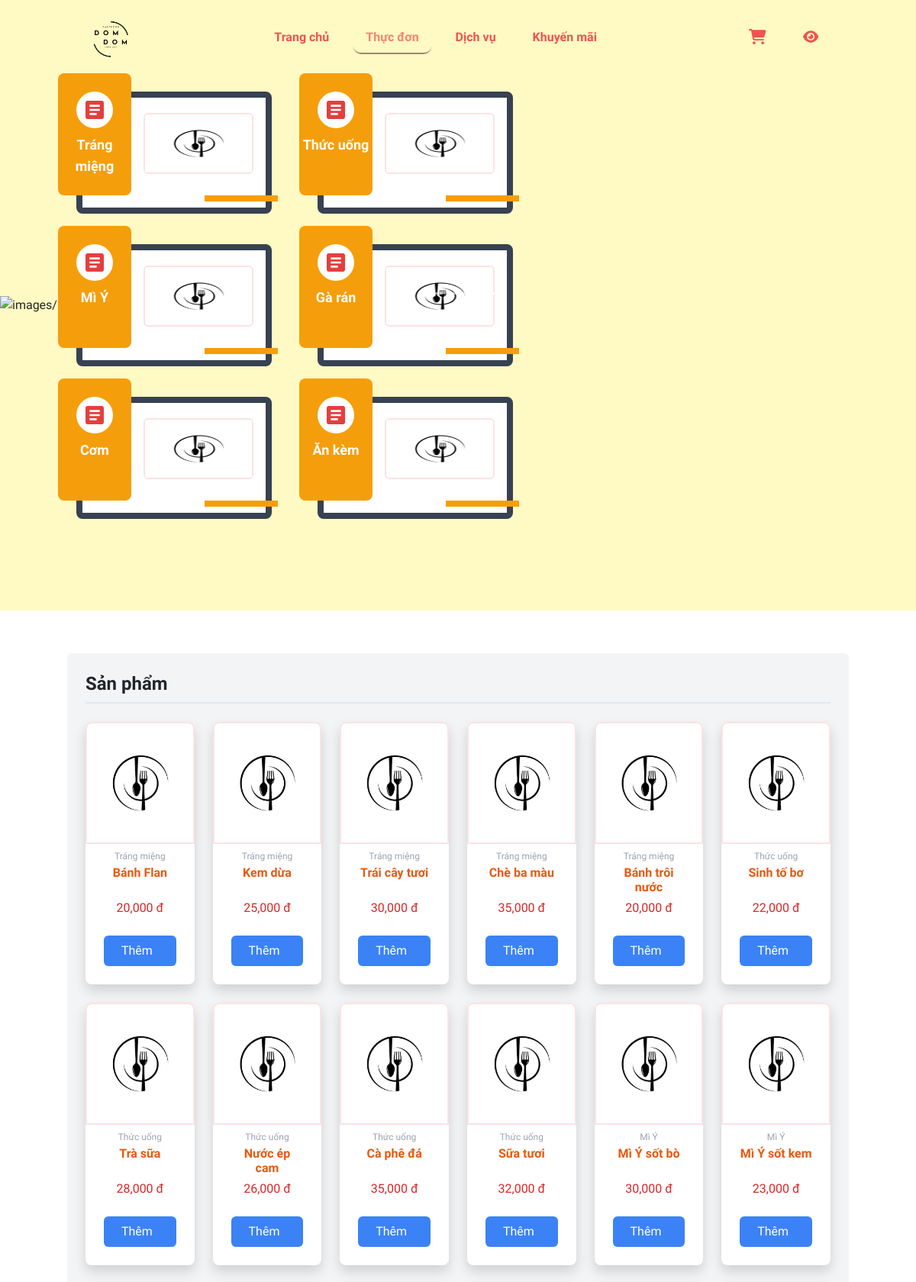
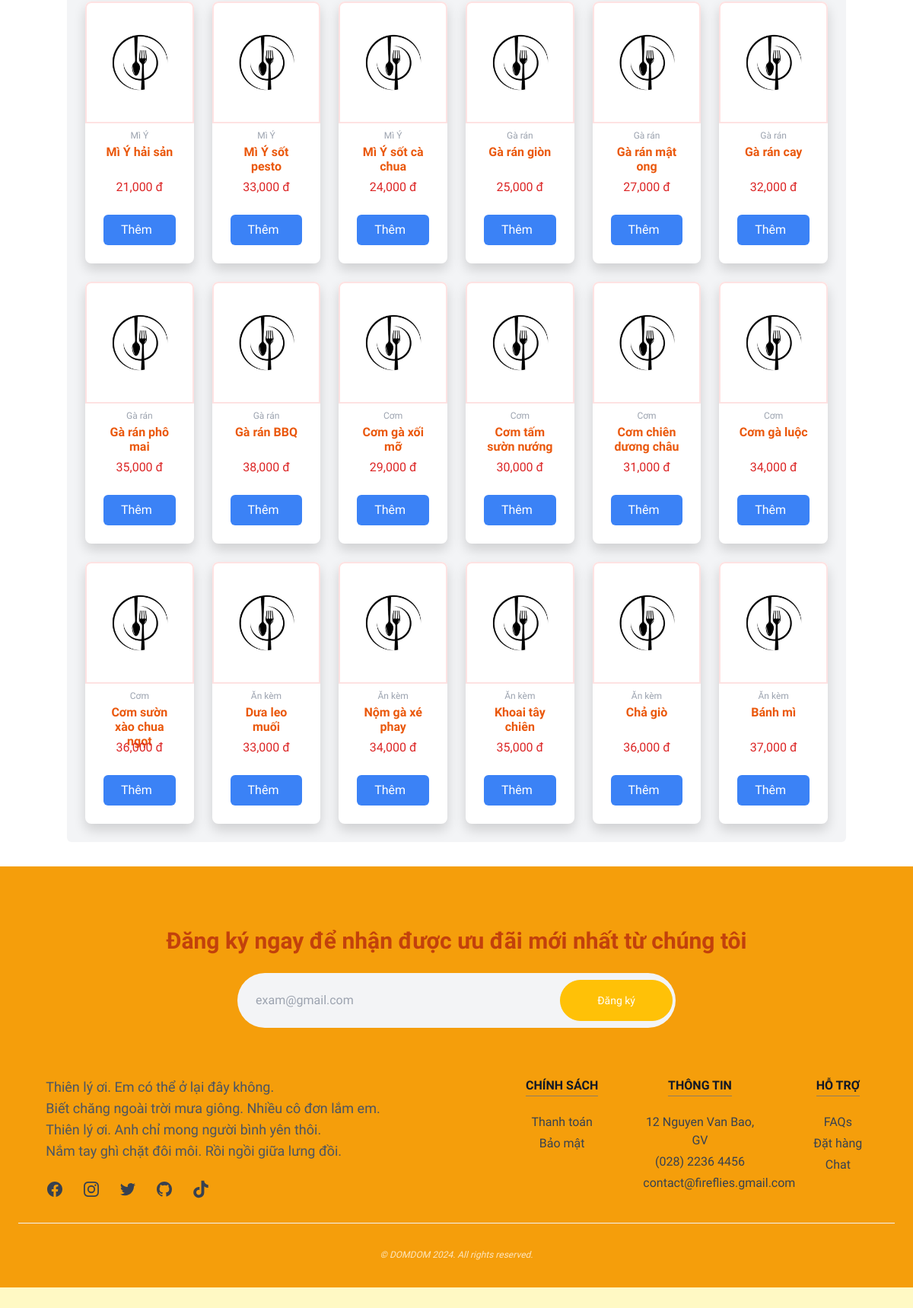
The page /index.php?p=dish on the database its author committed (2 pictures, top to bottom).
### tables this page shows
CREATE TABLE `dish` (
  `dishID` int(11) NOT NULL,
  `dishName` varchar(255) NOT NULL,
  `dishCategory` varchar(100) NOT NULL,
  `price` decimal(11,2) NOT NULL,
  `businessStatus` tinyint(4) NOT NULL DEFAULT 1,
  `availabilityStatus` tinyint(4) NOT NULL DEFAULT 1,
  `description` text DEFAULT NULL,
  `preparationProcess` text DEFAULT NULL,
  `image` varchar(255) DEFAULT NULL
);

### model/mDishes.php (called while the page is built, shortened)
<?php
class mDishes
{
    public function mGetAllCategory()
    {
        $db = new Database;
        $conn = $db->connect();
        $sql = "SELECT * FROM dish GROUP BY dishCategory ORDER BY dishCategory DESC";
        if ($conn != null)
            return $conn->query($sql);
        return 0;
    }
    public function mGetAllDish()
    {
        $db = new Database;
        $conn = $db->connect();
        $sql = "SELECT * FROM dish";
        if ($conn != null)
            return $conn->query($sql);
        return 0;
    }
}

### controller/cDishes.php (called while the page is built, shortened)
<?php
class cDishes extends mDishes
{
    public function cGetAllCategory()
    {
        if ($this->mGetAllCategory() != 0) {
            $result = $this->mGetAllCategory();
            return $result;
        }
        return 0;
    }
    public function cGetAllDish()
    {
        if ($this->mGetAllDish() != 0) {
            $result = $this->mGetAllDish();
            return $result;
        } return 0;
    }
}

### view/page/dish/index.php (the view, shortened to what this page needs)
<section class="py-8 absolute top-16 left-16 w-1/2 h-screen">
    <div class="container mx-auto">
        <div class="grid grid-cols-2 gap-14">
            <?php
            $ctrl = new cDishes;
            if ($ctrl->cGetAllCategory() != 0) {
                $result = $ctrl->cGetAllCategory();
                while ($row = $result->fetch_assoc()) {
                    $img_dish = "images/dish/" . $row["image"];
                    if (!file_exists($img_dish)) {
                        $img_dish = "images/nodish.png";
                    }
                    echo "<div class='relative h-36'>
                    <a href='?p=dish&c=" . $row["dishCategory"] . "#ci'>
                <div class='absolute top-0 left-0 flex items-center w-64 h-40 mt-6 ml-6 bg-white border-8 border-gray-700 border-solid rounded-lg'>
                    <div class='w-1/3 h-40'></div>
                    <div class='w-2/3 h-32 pr-4 md:pt-3'>
                        <img alt='" . $row["dishCategory"] . "' class='w-full h-20 rounded border-2 border-red-100' src='" . $img_dish . "'/>
                    </div>
                </div>
                <div class='absolute top-0 left-0 z-20 w-12 h-12 mt-6 ml-6 bg-white rounded-full'>
                    <svg class='mt-2 ml-2' xmlns='http://www.w3.org/2000/svg' viewBox='0 0 24 24' fill='#e53e3e'
                        width='32px' height='32px'>
                        <path d='M0 0h24v24H0z' fill='none' />
                        <path
                            d='M19 3H5c-1.1 0-2 .9-2 2v14c0 1.1.9 2 2 2h14c1.1 0 2-.9 2-2V5c0-1.1-.9-2-2-2zm-5 14H7v-2h7v2zm3-4H7v-2h10v2zm0-4H7V7h10v2z' />
                    </svg>
                </div>
                <div class='absolute top-0 left-0 z-10 w-24 h-40 py-20 px-auto text-center text-lg text-wrap font-bold text-center text-white bg-amber-500 rounded-lg'>" . $row["dishCategory"] . "</div>
                <div class='absolute top-0 left-0 z-30 w-24 h-2 mt-40 ml-48 bg-amber-500'></div>
                </a>
            </div>";
                }
            }
            ?>
        </div>
    </div>
</section>
<section class="bg-white py-8">
    <div class="container mx-auto mt-4 bg-gray-100 py-4 px-4 rounded-md">
        <nav aria-label="breadcrumb">
            <ol class="breadcrumb text-2xl font-bold mb-4 border-b-2 border-slate-200 pb-2">
                <li class="breadcrumb-item">Sản phẩm</li>
            </ol>
        </nav>
        <div class="grid grid-cols-6 gap-4">
            <?php
            $ctrl = new cDishes;
            if (isset($_GET["c"])) {
                $category = str_replace("%20", " ", $_GET["c"]);
                if ($ctrl->cGetDishByCategory($category) != 0) {
                    $result = $ctrl->cGetDishByCategory($category);
                }
            } else {
                if ($ctrl->cGetAllDish() != 0) {
                    $result = $ctrl->cGetAllDish();
                }
            }
            while ($row = $result->fetch_assoc()) {
                $img_dish = "images/dish/" . $row["image"];
                if (!file_exists($img_dish))
                    $img_dish = "images/nodish.png";
                echo "<div class='w-full bg-white shadow rounded-lg hover:scale-105 transition delay-150'>
                        <a href='index.php?p=dish&i=" . $row["dishID"] . "'>
                    <div class='h-40 w-full bg-gray-200 flex flex-col justify-between p-4 bg-cover bg-center border-2 border-red-100 rounded-t-lg' style='background-image: url(" . $img_dish . ")'>
                    </div>
                    <div class='px-4 pt-2 pb-4 flex flex-col items-center'>
                      <p class='text-gray-400 font-light text-xs text-center'>" . $row["dishCategory"] . "</p>
                      <h1 class='text-orange-600 font-bold text-center h-10 mt-1'>" . $row["dishName"] . "</h1>
                      <p class='text-center text-red-600 mt-1'>" . str_replace(".00", "", number_format($row["price"], "2", ".", ",")) . " đ</p>
                      <button type='submit' class='py-2 px-4 bg-blue-500 text-white rounded hover:bg-blue-600 active:bg-blue-700 disabled:opacity-50 mt-4 w-full flex items-center justify-center'>
                        Thêm
                        <svg
                          xmlns='http://www.w3.org/2000/svg'
                          class='h-6 w-6 ml-2'
                          fill='none'
                          viewBox='0 0 24 24'
                          stroke='currentColor'
                          >
                          <path
                            stroke-linecap='round'
                            stroke-linejoin='round'
                            stroke-width='2'
                            d='M3 3h2l.4 2M7 13h10l4-8H5.4M7 13L5.4 5M7 13l-2.293 2.293c-.63.63-.184 1.707.707 1.707H17m0 0a2 2 0 100 4 2 2 0 000-4zm-8 2a2 2 0 11-4 0 2 2 0 014 0z'
                          />
                        </svg>
                      </button>
                    </div>
                    </a>
                  </div>";
            }
            ?>
        </div>
    </div>
</section>

### view/layout/header.php (shortened to what this page needs)
<!DOCTYPE html>
<html lang="en">
<head>
    <link href="view/css/all.css" rel="stylesheet" />
    <link rel="stylesheet" href="view/css/bootstrap.min.css">
    <link rel="stylesheet" href="view/css/style.css">
    <link rel="stylesheet" href="https://cdn.jsdelivr.net/npm/sweetalert2@11/dist/sweetalert2.min.css">
    <script src="view/js/tailwindcss.js"></script>
</head>
<body style="scroll-behavior: smooth; font-family: 'Playwrite DE Grund', cursive; background-color: var(--third-color);">
    <header class="fixed w-full top-0 z-50">
        <div class="container mx-auto px-6">
            <nav class="navbar navbar-expand-md">
                <a class="" href="index.php"><img src="images/logo-nobg.png" alt="" class="h-16 rounded-full"></a>
                <ul class="nav ml-auto py-4 py-md-0">
                    <li class="nav-item pl-4 pl-md-0 ml-0 ml-md-4">
                        <a class="nav-link" href="index.php" id="home">Trang chủ</a>
                    </li>
                    <li class="nav-item pl-4 pl-md-0 ml-0 ml-md-4">
                        <a class="nav-link dropdown-toggle" href="index.php?p=dish" id="dish">Thực đơn</a>
                    </li>
                    <li class="nav-item pl-4 pl-md-0 ml-0 ml-md-4">
                        <a class="nav-link" href="index.php?p=partypackage" id="partypackage">Dịch vụ</a>
                    </li>
                    <li class="nav-item pl-4 pl-md-0 ml-0 ml-md-4">
                        <a class="nav-link" href="index.php?p=promotion" id="promotion">Khuyến mãi</a>
                    </li>
                </ul>
                <ul class="nav ml-auto py-4 py-md-0">
                    <li class="nav-item pl-4 pl-md-0 ml-0 ml-md-4" data-bs-toggle="modal" data-bs-target="#cartModal" title="Giỏ hàng">
                        <a class="nav-link" href="#" id="cart"><i class="fas fa-shopping-cart text-xl"> </i></a>
                    </li>
                    <li class="nav-item pl-4 pl-md-0 ml-0 ml-md-4" data-bs-toggle="modal" data-bs-target="#followModal" title="Theo dõi đơn hàng">
                        <a class="nav-link" href="#" id="flCart"><i class="fa-solid fa-eye text-lg"></i></a>
                    </li>
                </ul>
            </nav>
        </div>
    </header>
    <div class="banner w-full flex items-center relative">
        <div id="carousel" class="carousel slide w-full" data-bs-ride="carousel">
            <div class="carousel-indicators" id="ci">
                <button type="button" data-bs-target="#carousel" data-bs-slide-to="0" class="active"
                    aria-current="true" aria-label="Slide 1"></button>
                <button type="button" data-bs-target="#carousel" data-bs-slide-to="1" aria-label="Slide 2"></button>
                <button type="button" data-bs-target="#carousel" data-bs-slide-to="2" aria-label="Slide 3"></button>
            </div>
            <div class="carousel-inner">
                <div class="carousel-item">
                </div>
            </div>
        </div>
    </div>

### index.php (shortened to what this page needs)
<?php
require_once("controller/cDishes.php");
include_once("view/layout/header.php");
$p = "";
if ($_REQUEST["p"] != "")
  $p = $_REQUEST["p"];
else
  $p = "home";
if ($p != "home")
  include_once("view/page/" . $p . "/index.php");
else
  include_once("view/page/home/index.php");
include_once("view/layout/footer.php");
?>

### view/layout/footer.php (shortened to what this page needs)
<footer class="pt-12 bottom-0 bg-amber-500 text-white">
    <div class="mx-auto w-full px-4 pb-8 pt-8 sm:px-6 lg:px-8">
        <div class="mx-auto">
            <h3 class="block text-center text-xl font-bold text-orange-700 sm:text-3xl">
                Đăng ký ngay để nhận được ưu đãi mới nhất từ chúng tôi
            </h3>
            <form class="mt-6">
                <div class="relative w-1/2 mx-auto">
                    <input
                        class="w-full rounded-full outline-emerald-300 bg-gray-100 text-gray-500 p-4 pe-32 text-md font-medium"
                        id="email"
                        type="email"
                        placeholder="exam@gmail.com" />
                    <button
                        class="absolute end-1 top-1/2 -translate-y-1/2 rounded-full btn btn-warning px-5 py-3 text-sm font-medium text-white transition">
                        Đăng ký
                    </button>
                </div>
            </form>
        </div>
        <div class="mt-16 grid grid-cols-1 gap-8 lg:grid-cols-2 lg:gap-32">
            <div class="mx-auto max-w-sm lg:max-w-none">
                <p class="text-gray-600 lg:text-left lg:text-lg">
                    Thiên lý ơi.
                    Em có thể ở lại đây không. <br>
                    Biết chăng ngoài trời mưa giông.
                    Nhiều cô đơn lắm em. <br>
                    Thiên lý ơi.
                    Anh chỉ mong người bình yên thôi. <br>
                    Nắm tay ghì chặt đôi môi.
                    Rồi ngồi giữa lưng đồi.
                </p>
                <div class="mt-6 flex gap-4">
                    <a
                        class="text-gray-700 transition hover:text-gray-700/75"
                        href="https://www.facebook.com"
                        target="_blank"
                        rel="noreferrer">
                    </a>
                    <a
                        class="text-gray-700 transition hover:text-gray-700/75"
                        href="https://www.instagram.com"
                        target="_blank"
                        rel="noreferrer">
                    </a>
                    <a
                        class="text-gray-700 transition hover:text-gray-700/75"
                        href="https://www.twitter.com"
                        target="_blank"
                        rel="noreferrer">
                    </a>
                    <a
                        class="text-gray-700 transition hover:text-gray-700/75"
                        href="https://www.github.com"
                        target="_blank"
                        rel="noreferrer">
                    </a>
                    <a
                        class="text-gray-700 transition hover:text-gray-700/75"
                        href="https://www.tiktok.com"
                        target="_blank"
                        rel="noreferrer">
                    </a>
                </div>
            </div>
            <div class="grid grid-cols-1 gap-8 text-center lg:grid-cols-3 lg:text-left">
                <div>
                    <strong class="font-bold border-b border-gray-500/75 pb-1 text-gray-900 uppercase uppercase"> Chính sách </strong>
                    <ul class="mt-6 space-y-1">
                        <li>
                            <a href="#" class="text-gray-700 transition hover:text-gray-700/75"> Thanh toán </a>
                        </li>
                        <li>
                            <a href="#" class="text-gray-700 transition hover:text-gray-700/75"> Bảo mật </a>
                        </li>
                    </ul>
                </div>
                <div>
                    <strong class="font-bold border-b border-gray-500/75 pb-1 text-gray-900 uppercase"> Thông tin </strong>
                    <ul class="mt-6 space-y-1">
                        <li>
                            <a class="text-gray-700 transition hover:text-gray-700/75" href="#">12 Nguyen Van Bao, GV</a>
                        </li>
                        <li>
                            <a class="text-gray-700 transition hover:text-gray-700/75" href="#">(028) 2236 4456</a>
                        </li>
                        <li>
                            <a class="text-gray-700 transition hover:text-gray-700/75" href="#">contact@fireflies.gmail.com</a>
                        </li>
                    </ul>
                </div>
                <div>
                    <strong class="font-bold border-b border-gray-500/75 pb-1 text-gray-900 uppercase"> Hỗ trợ </strong>
                    <ul class="mt-6 space-y-1">
                        <li>
                            <a class="text-gray-700 transition hover:text-gray-700/75" href="#"> FAQs </a>
                        </li>
                        <li>
                            <a class="text-gray-700 transition hover:text-gray-700/75" href="#"> Đặt hàng </a>
                        </li>
                        <li>
                            <a class="text-gray-700 transition hover:text-gray-700/75" href="#"> Chat </a>
                        </li>
                    </ul>
                </div>
            </div>
        </div>
        <div class="mt-8 border-t border-gray-100 pt-8">
            <p class="text-center text-xs/relaxed text-white/75 italic">
                © DOMDOM 2024. All rights reserved.
            </p>
        </div>
    </div>
</footer>
</body>
</html>

### view/css/style.css (style rules this page uses)
:root { --primary-color: #FFA726; --secondary-color: #EF5350; --third-color: #FFF9C4; --fourth-color: #795548; --fifth-color: #66BB6A; }
.nav-link { font-weight: 600 !important; transition: color 0.25s; }

### view/layout/header.php (style rules this page uses)
header { padding: 10px 0; transition: all 0.15s linear; }
.banner { height: 100vh; background-size: cover; }
header .active { border-radius: 10px; border-bottom: 2px solid; border-color: var(--fourth-color); opacity: 0.7; transition: all 0.2s ease; }
.nav-item { position: relative; transition: all 200ms linear; }
.dropdown-toggle::after { display: none; }

### rows shown on the page
dish: dishCategory "Tráng miệng", dishName "Bánh Flan", price "20,000"
dish: dishCategory "Thức uống", dishName "Sinh tố bơ", price "22,000"
dish: dishCategory "Mì Ý", dishName "Mì Ý sốt bò", price "30,000"
dish: dishCategory "Gà rán", dishName "Gà rán giòn", price "25,000"
dish: dishCategory "Cơm", dishName "Cơm gà xối mỡ", price "29,000"
dish: dishCategory "Ăn kèm", dishName "Dưa leo muối", price "33,000"
dish: dishCategory "Tráng miệng", dishName "Kem dừa", price "25,000"
dish: dishCategory "Tráng miệng", dishName "Trái cây tươi", price "30,000"
dish: dishCategory "Tráng miệng", dishName "Chè ba màu", price "35,000"
dish: dishCategory "Tráng miệng", dishName "Bánh trôi nước", price "20,000"
dish: dishCategory "Thức uống", dishName "Trà sữa", price "28,000"
dish: dishCategory "Thức uống", dishName "Nước ép cam", price "26,000"
dish: dishCategory "Thức uống", dishName "Cà phê đá", price "35,000"
dish: dishCategory "Thức uống", dishName "Sữa tươi", price "32,000"
dish: dishCategory "Mì Ý", dishName "Mì Ý sốt kem", price "23,000"
dish: dishCategory "Mì Ý", dishName "Mì Ý hải sản", price "21,000"
dish: dishCategory "Mì Ý", dishName "Mì Ý sốt pesto", price "33,000"
dish: dishCategory "Mì Ý", dishName "Mì Ý sốt cà chua", price "24,000"
dish: dishCategory "Gà rán", dishName "Gà rán mật ong", price "27,000"
dish: dishCategory "Gà rán", dishName "Gà rán cay", price "32,000"
dish: dishCategory "Gà rán", dishName "Gà rán phô mai", price "35,000"
dish: dishCategory "Gà rán", dishName "Gà rán BBQ", price "38,000"
dish: dishCategory "Cơm", dishName "Cơm tấm sườn nướng", price "30,000"
dish: dishCategory "Cơm", dishName "Cơm chiên dương châu", price "31,000"
dish: dishCategory "Cơm", dishName "Cơm gà luộc", price "34,000"
dish: dishCategory "Cơm", dishName "Cơm sườn xào chua ngọt", price "36,000"
dish: dishCategory "Ăn kèm", dishName "Nộm gà xé phay", price "34,000"
dish: dishCategory "Ăn kèm", dishName "Khoai tây chiên", price "35,000"
dish: dishCategory "Ăn kèm", dishName "Chả giò", price "36,000"
dish: dishCategory "Ăn kèm", dishName "Bánh mì", price "37,000"
